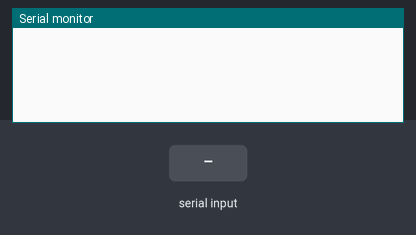
The sketch below on a simulated Arduino Uno, built with avr-gcc and run on an emulated ATmega328P. Parts: the last lines printed to the serial monitor. Inputs (shaded band) come from the test bench.

Above: at 1.2 s.
1.3 s: "90,45\n" received over Serial
At 2.5 s:
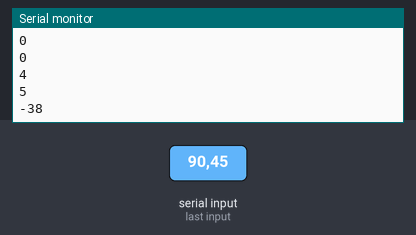
2.8 s: "30,150\n" received over Serial
At 3.7 s:
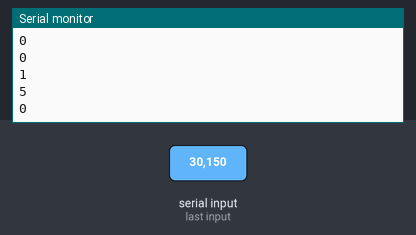
Timing chart, 0 to 5.8 s (numbered marks = the images above; inputs shaded):
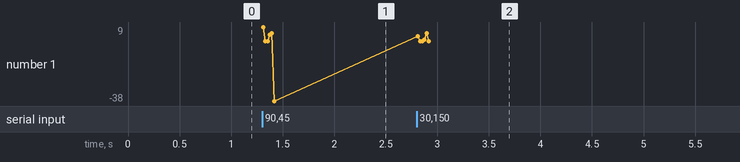

Measured:
- after the input at 1.3 s, the serial monitor: prints a new line at once (image 1)
- after the input at 2.8 s, the serial monitor: prints a new line at once (image 2)

The sketch:

RF_receiver.ino
```cpp
/*
  Simple Receiver Code
  (TX out of Arduino is Digital Pin 1)
  (RX into Arduino is Digital Pin 0)
*/
int incomingByte = 0;
int i;
int expectedval = 0;
int majoritynum;
int errors = 0;
int nums[3];
void setup() {
  //2400 baud for the 434 model
  Serial.begin(2400);
}
void loop() {
  i = 0;
  if (Serial.available()>0 && Serial.available()%3 == 0 && expectedval<=1000) {

    expectedval = expectedval+1;
    //Serial.println(expectedval);
    while (Serial.available() > 0) {
      int x = 0;
      char checkbyte = Serial.read();
      if (checkbyte != ',') {
        int digits = checkbyte - '0';
        x = x * 10 + digits;
      }
      Serial.println(x);
      Serial.println();
      nums[i] = x;
      i = i + 1;
    }
    if (Serial.available() <= 0) {
      if(nums[0] == nums[1] || nums[0] == nums[2]){
        majoritynum = nums[0];
      }
      else if(nums[1] == nums[2]){
        majoritynum = nums[1];
      }
      else{
        majoritynum = 0;
      }
      if (expectedval != majoritynum) {
        errors = errors + 1;
        //Serial.println(errors);
      }
    }
}

}
```
